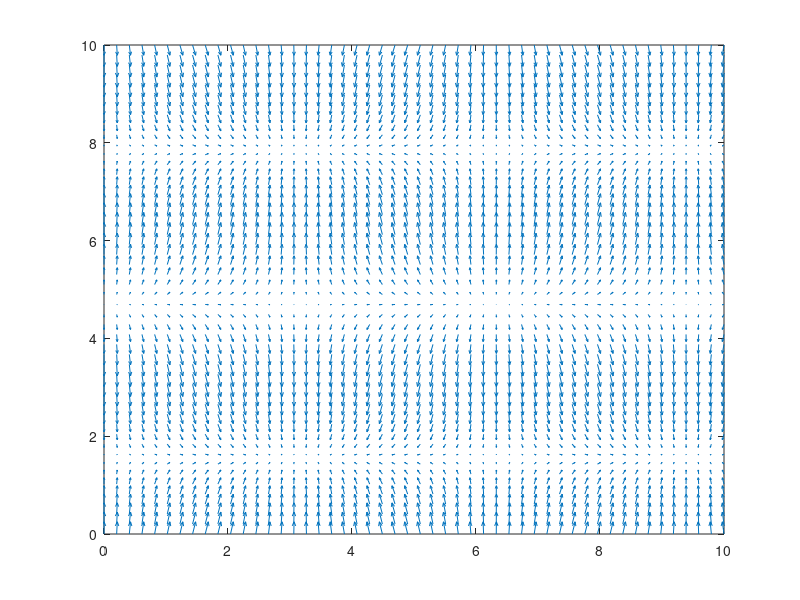

MATLAB code to generate this figure:

N=50; % num of pts in each direction

% create bounds of graph
xlow=0;
ylow=0;
xhigh=10;
yhigh=10;
[xx,yy]=meshgrid(linspace(xlow,xhigh,N),linspace(ylow,yhigh,N));

% apply function of position
uu=sin(xx);
vv=5*cos(yy);

% plot
quiver(xx,yy,uu,vv)
axis([0 10 0 10])